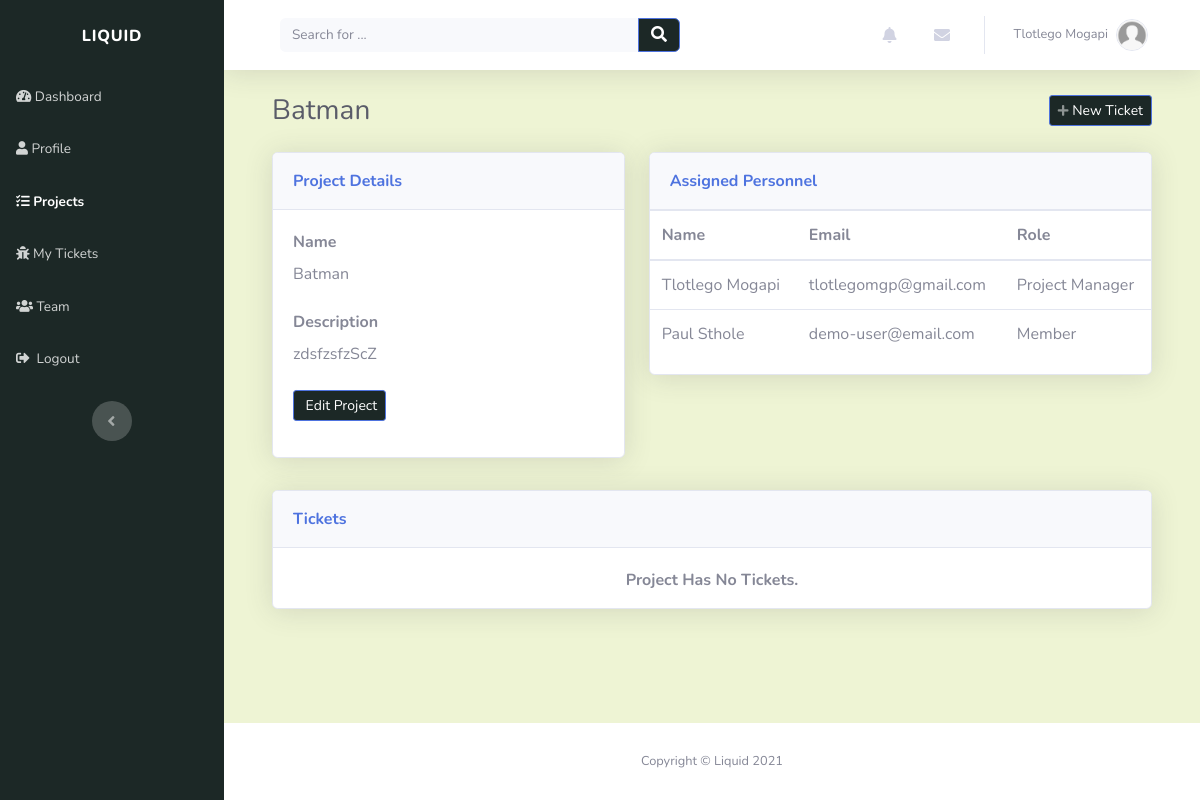
Screenshot of /projects/batman-duwlceuv/ (signed in) with the database file from the repository.
### account/models.py (models this page shows, shortened)
class Profile(models.Model):
    user = models.OneToOneField(settings.AUTH_USER_MODEL, on_delete=models.CASCADE, unique=True)
    profile_picture = models.ImageField(default='default.jpg', upload_to='profile_images', blank=True)
    website = models.URLField(blank=True)
    first_name = models.CharField(max_length=30, blank=True)
    last_name = models.CharField(max_length=30, blank=True)
    address = models.CharField(max_length=50, blank=True)
    city = models.CharField(max_length=50, blank=True)
    country = models.CharField(max_length=50, blank=True)
    slug = models.SlugField(unique=True, blank=True)
    def __str__(self):
        return self.user.email

class Account(AbstractBaseUser):
    email = models.EmailField(verbose_name="email", max_length=30, unique=True)
    username = models.CharField(max_length=30, unique=True)
    date_created = models.DateTimeField(verbose_name="date created", auto_now_add=True)
    last_login = models.DateTimeField(verbose_name="last login", auto_now=True)
    is_admin = models.BooleanField(default=False)
    is_staff = models.BooleanField(default=False)
    is_active = models.BooleanField(default=True)
    is_super_user = models.BooleanField(default=False)
    USERNAME_FIELD = 'email'
    REQUIRED_FIELDS = ['username']
    objects = AccountManager()

### projects/models.py (models this page shows, shortened)
class Project(models.Model):
    name = models.CharField(max_length=50, unique=True)
    description = models.CharField(max_length=200)
    created_on = models.DateTimeField(verbose_name="date created", auto_now_add=True)
    created_by = models.ForeignKey(Profile, on_delete=models.CASCADE)
    slug = models.SlugField(unique=True, blank=True)
    def __str__(self):
        return self.name

class ProjectRole(models.Model):
    ROLE = (
        ('Admin', 'Admin'),
        ('Project Manager', 'Project Manager'),
        ('Member', 'Member'),
    )
    user = models.ForeignKey(Profile, on_delete=models.CASCADE)
    project = models.ForeignKey(Project, on_delete=models.CASCADE)
    user_role = models.CharField(max_length=20, choices=ROLE, default='Member')
    created_on = models.DateTimeField(verbose_name="date added", auto_now_add=True)

### projects/views.py (the view)
# urls.py: path('<slug:slug>/', views.project_detail_view, name="view_project"),
@login_required(login_url='login_page')
def project_detail_view(request, slug):
    context = {}
    project = get_object_or_404(Project, slug=slug)
    context['user_roles'] = ProjectRole.objects.filter(project=project)
    context['tickets'] = Ticket.objects.filter(
        project=project).order_by('-created_on')
    context['project'] = project
    return render(request, "projects/project_detail.html", context)

### index/custom_processors.py (called while the page is built)
def profile_processor(request):
    if request.user.is_authenticated:
        user = request.user
        user_profile = get_object_or_404(Profile, user=user)
        user_messages = DirectMessage.objects.filter(receiver=user_profile).order_by('-created_on')[:5]
        user_alerts = Alert.objects.filter(user=user_profile).order_by('-created_on')[:5]
        return {'profile': user_profile, 'direct_messages': user_messages, 'alerts': user_alerts}
    else:
        return{}

### projects/templates/projects/project_detail.html
{% extends "index/header.html" %} {% load static %} {% block title %}Project{% endblock %} {% block content %}
<div class="container-fluid">
	<div class="d-sm-flex justify-content-between align-items-center mb-4">
		<h3 class="text-dark mb-0">{{project|truncatechars:40}}</h3>
		<a
			class="btn btn-primary btn-sm d-none d-sm-inline-block"
			role="button"
			href="{% url 'add_ticket' project.slug %}"
			style="background: rgb(28, 40, 38)"
			><em class="fas fa-plus fa-sm text-white-50"></em>&nbsp;New Ticket</a
		>
	</div>
	<div class="row mb-3">
		<div class="col-lg-5">
			<div class="row">
				<div class="col">
					<div class="card shadow mb-3">
						<div class="card-header py-3">
							<p class="text-primary m-0 font-weight-bold" style="color: rgb(28, 40, 38)">
								Project Details
							</p>
						</div>
						<div class="card-body">
							<div class="form-row">
								<div class="col">
									<div class="form-group">
										<label for="username"><strong>Name</strong></label>
										<p class="mb-4">{{ project.name }}</p>
									</div>
								</div>
							</div>
							<div class="form-row">
								<div class="col">
									<div class="form-group">
										<label for="first_name"><strong>Description</strong></label>
										<p class="mb-4">{{ project.description }}</p>
									</div>
								</div>
							</div>
							<div class="form-group">
								<a
									class="btn btn-primary btn-sm d-none d-sm-inline-block"
									role="button"
									href="{% url 'edit_project' project.slug %}"
									style="background: rgb(28, 40, 38)"
									>&nbsp;Edit Project</a
								>
							</div>
						</div>
					</div>
				</div>
			</div>
		</div>
		<div class="col-lg-7">
			<div class="row">
				<div class="col">
					<div class="card shadow mb-3">
						<div class="card-header py-3">
							<p class="text-primary m-0 font-weight-bold" style="color: rgb(28, 40, 38)">
								Assigned Personnel
							</p>
						</div>
						<div
							class="table-responsive table mt-0"
							id="dataTable"
							role="grid"
							aria-describedby="dataTable_info"
						>
							<table class="table my-0" id="dataTable" aria-describedby="users">
								<thead>
									<tr>
										<th scope="col">Name</th>
										<th scope="col">Email</th>
										<th scope="col">Role</th>
									</tr>
								</thead>
								<tbody>
									{% for user in user_roles %}
									<tr style="white-space: nowrap">
										<td>{{user.user.first_name}} {{user.user.last_name}}</td>
										<td>{{ user.user }}</td>
										<td>{{ user.user_role|title }}</td>
									</tr>
									{%endfor%}
								</tbody>
							</table>
						</div>
					</div>
				</div>
			</div>
		</div>
	</div>
	<div class="row mb-3">
		<div class="col-lg-12">
			<div class="row">
				<div class="col">
					<div class="card shadow mb-3">
						<div class="card-header py-3">
							<p class="text-primary m-0 font-weight-bold" style="color: rgb(28, 40, 38)">Tickets</p>
						</div>
						{% if tickets %}
						<div
							class="table-responsive table mt-0"
							id="dataTable"
							role="grid"
							aria-describedby="dataTable_info"
						>
							<table class="table my-0" id="dataTable" aria-describedby="projects">
								<thead>
									<tr>
										<th scope="col">Title</th>
										<th scope="col">Type</th>
										<th scope="col">Status</th>
										<th scope="col">Priority</th>
										<th scope="col">Created</th>
										<th scope="col">Updated</th>
										<th scope="col">Action</th>
									</tr>
								</thead>
								<tbody>
									{%for ticket in tickets %} {% include "tickets/snippets/ticket.html" %} {%endfor%}
								</tbody>
							</table>
						</div>
						{% else %}
						<div style="padding-top: 20px" class="text-center">
							<p><strong>Project Has No Tickets.</strong></p>
						</div>
						{% endif %}
					</div>
				</div>
			</div>
		</div>
	</div>
</div>
{% endblock %}

### index/templates/index/snippets/navbar.html (shortened to what this page needs)
<nav
	class="navbar navbar-light navbar-expand bg-white shadow mb-4 topbar static-top"
	style="background: rgb(238, 244, 212)"
>
	<div class="container-fluid">
		<div class="container-fluid">
			<form
				method="GET"
				action="{% url 'index_page' %}"
				target="_self"
				class="form-inline d-none d-sm-inline-block mr-auto ml-md-3 my-2 my-md-0 mw-100 navbar-search"
			>
				<div class="input-group">
					<input
						class="bg-light form-control border-0 small"
						type="search"
						placeholder="Search for ..."
						value="{{query}}"
						name="q"
					/>
					<div class="input-group-append">
						<button class="btn btn-primary py-0" type="submit" style="background: rgb(28, 40, 38)">
							<em class="fas fa-search"></em>
						</button>
					</div>
				</div>
			</form>
			<ul class="nav navbar-nav flex-nowrap ml-auto">
				<li class="nav-item dropdown no-arrow mx-1">
					<div class="nav-item dropdown no-arrow">
						<a class="dropdown-toggle nav-link" data-toggle="dropdown" aria-expanded="false" href="#"
							><em class="fas fa-bell fa-fw"></em
						></a>
					</div>
				</li>
				<li class="nav-item dropdown no-arrow mx-1">
					<div class="nav-item dropdown no-arrow">
						<a class="dropdown-toggle nav-link" data-toggle="dropdown" aria-expanded="false" href="#"
							><em class="fas fa-envelope fa-fw"></em></a
						>
					</div>
				</li>
				<li class="nav-item dropdown no-arrow">
					<div class="nav-item dropdown no-arrow">
						<a class="dropdown-toggle nav-link" data-toggle="dropdown" aria-expanded="false" href="#"
							><span class="d-none d-lg-inline mr-2 text-gray-600 small">
								{% if profile.first_name and profile.last_name %} {{profile.first_name}}
								{{profile.last_name}} {% else %} {{user}} {%endif%}
							</span>
							<img
								class="border rounded-circle img-profile"
								src="{{profile.profile_picture.url}}"
								alt="user image"
							/>
						</a>
					</div>
				</li>
			</ul>
		</div>
	</div>
</nav>

### rows the page displays
Profile: first_name "Tlotlego", last_name "Mogapi", profile_picture (placeholder picture)
Project: name "Batman", description "zdsfzsfzScZ"
ProjectRole: user.first_name "Tlotlego", user.last_name "Mogapi", user "tlotlegomgp@gmail.com", user_role "Project Manager"
ProjectRole: user.first_name "Paul", user.last_name "Sthole", user "demo-user@email.com", user_role "Member"
